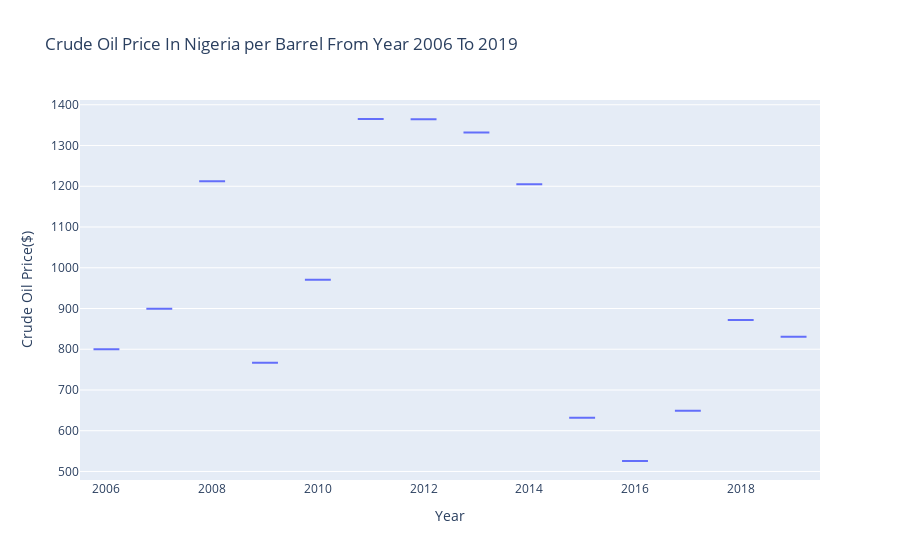

The cell this chart's notebook holds for it:
### Code cell
px.violin(info4,x='Year',y='Crude Oil Price($)',title='Crude Oil Price In Nigeria per Barrel From Year 2006 To 2019')

### Figure 1 — Plotly figure (JSON) as saved in the notebook; plotly's stock layout.template omitted (floating-point values rounded to 4 significant figures)
{"data": [{"alignmentgroup": "True", "box": {"visible": false}, "hovertemplate": "Year=%{x}<br>Crude Oil Price($)=%{y}<extra></extra>", "legendgroup": "", "marker": {"color": "#636efa"}, "name": "", "offsetgroup": "", "orientation": "v", "scalegroup": "True", "showlegend": false, "type": "violin", "x": [2006, 2007, 2008, 2009, 2010, 2011, 2012, 2013, 2014, 2015, 2016, 2017, 2018, 2019], "x0": " ", "xaxis": "x", "y": [800, 899.6, 1212.0, 766.8, 970.8, 1365.0, 1365.0, 1332.0, 1205.0, 631.8, 525.7, 649, 871.9, 830.5], "y0": " ", "yaxis": "y"}], "layout": {"legend": {"tracegroupgap": 0}, "title": {"text": "Crude Oil Price In Nigeria per Barrel From Year 2006 To 2019"}, "violinmode": "group", "xaxis": {"anchor": "y", "domain": [0, 1], "title": {"text": "Year"}}, "yaxis": {"anchor": "x", "domain": [0, 1], "title": {"text": "Crude Oil Price($)"}}}}
